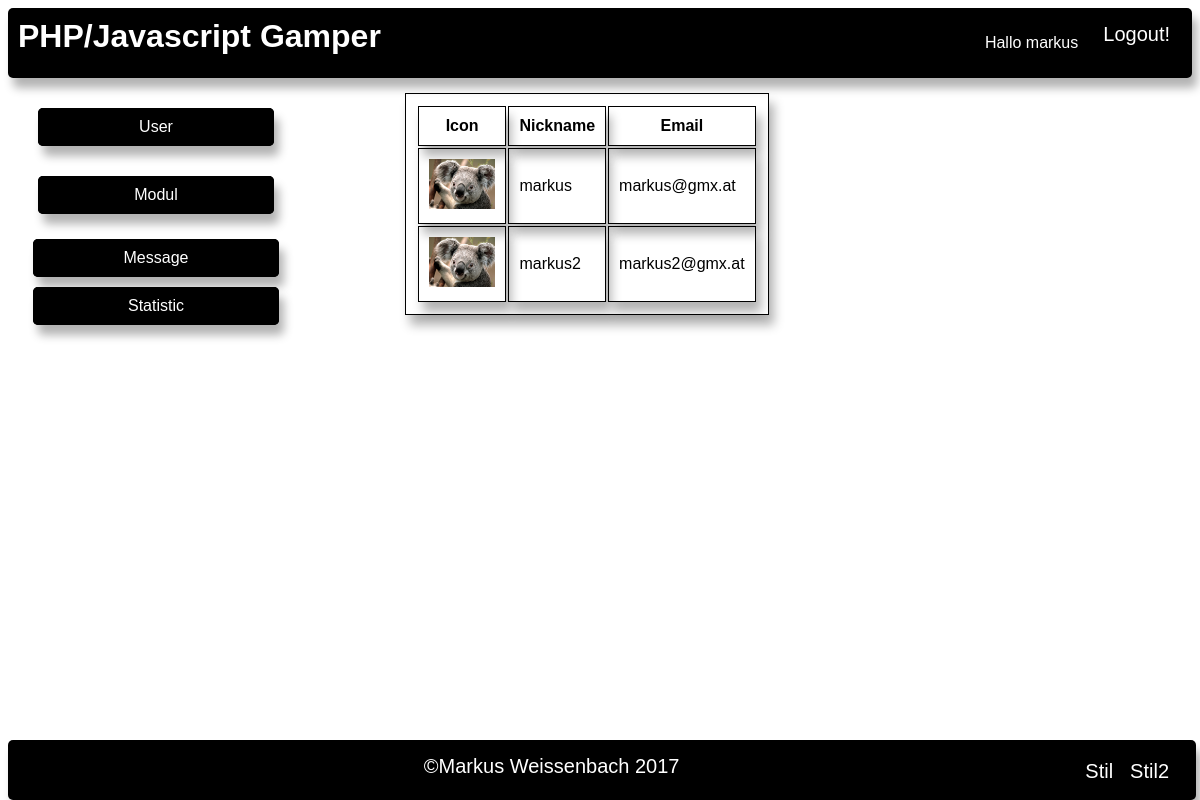
/public/user (signed in), run on an earlier commit of the app's database.
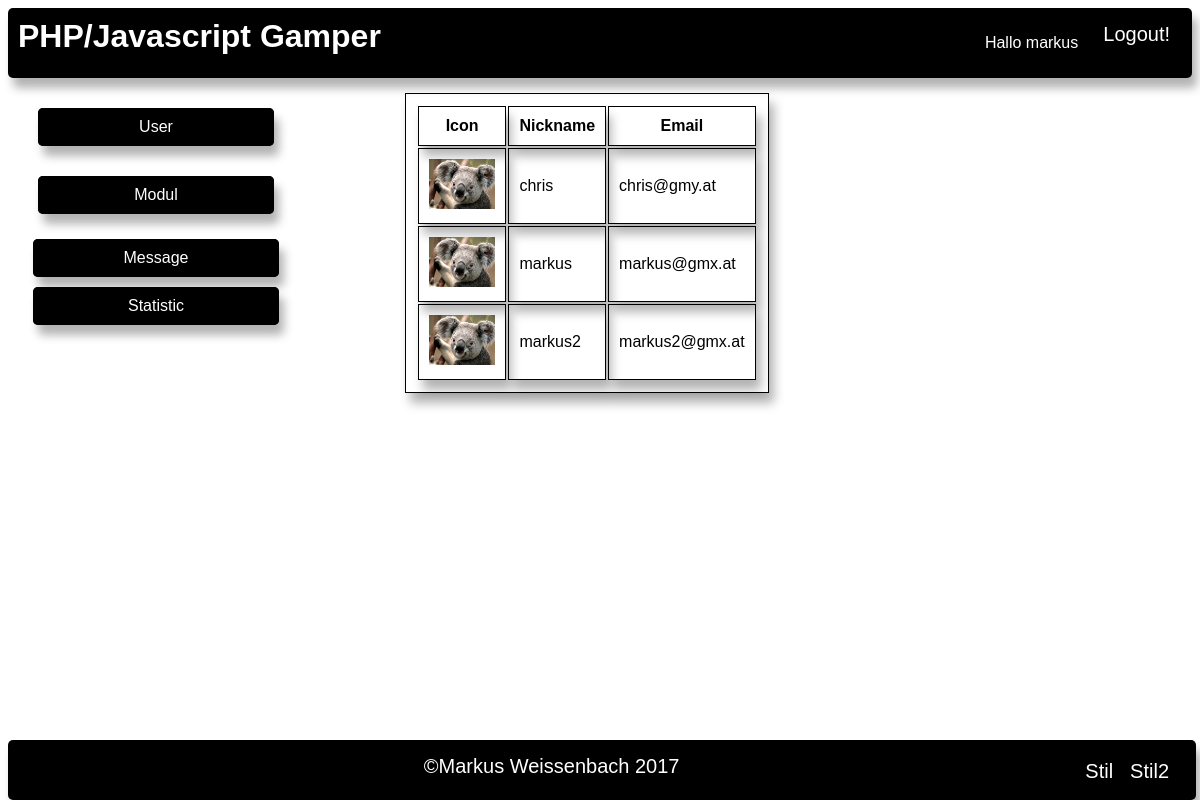
And on a later commit of the database.
### tables this page shows
CREATE TABLE `user` (
  `u_nickname` varchar(20) NOT NULL,
  `u_icon` varchar(50) DEFAULT '../app/models/pictures/userIcons/default.jpg',
  `u_email` varchar(45) NOT NULL,
  `u_password` varchar(256) NOT NULL,
  `u_admin` tinyint(4) DEFAULT '0',
  `u_masterplanViewed` tinyint(4) DEFAULT '0'
);

### app/core/App.php (called while the page is built, shortened)
<?php
class App
{
    protected $controllerChild = 'login';
    protected $method = 'index';
    protected $params = [];
    public function __construct()
    {
        $url = $this->parseUrl();
        if (isset($_SESSION['user']) || isset($url[1]) && $url[1] == 'verarbeitung')
        {
            if (file_exists('../app/controllers/' . $url[0] . '.php'))
            {
                $this->controllerChild = $url[0];
                unset($url[0]);
            } else
                header('Location: http://localhost/mvc/public/home');
            $this->params = $url ? array_values($url) : [];
        } elseif (!$this->urlIstLoginUrl($this->urlToString($url)))
            header('Location: http://localhost/mvc/public/login');
        else
            $this->setControllerChild();
        call_user_func_array([$this->controllerChild, $this->method], $this->params);
    }
    private function parseUrl()
    {
        if (isset($_GET['url']))
        {
            return explode('/', filter_var(rtrim($_GET['url'], '/'), FILTER_SANITIZE_URL));
        }
    }
    private function setControllerChild()
    {
        $this->controllerChild = new $this->controllerChild;
    }
}

### public/index.php (called while the page is built, shortened)
<?php
$app=new App();

### app/core/Database.php (called while the page is built, shortened)
<?php
abstract class Database
{
    private $connectionData = [];
    protected function setDatabaseconnection($host, $user, $password, $database)
    {
        array_push($this->connectionData, $host, $user, $password, $database);
    }
    private function connectWithDatabaseFromArray()
    {
        $connection = new mysqli($this->connectionData[0], $this->connectionData[1], $this->connectionData[2], $this->connectionData[3]);
        if ($connection->connect_error)
        {
            $this->getLogger()->logThis('Connection failed: ' . $connection->connect_error, 2);
            $this->setFehler('Datenbankverbindung fehlgeschlagen!');
            throw new Exception('Connection failed: ' . $connection->connect_error);
        } else
        {
            return $connection;
        }
    }
   private function generalSelectStatement($table, $columnnames, $condition = '', $values = null)
    {
        $databaseconnection = $this->connectWithDatabaseFromArray();
        if (is_array($columnnames))
            $columnnames = implode(', ', $columnnames);
        if (!$statement = $databaseconnection->prepare('SELECT ' . $columnnames . ' FROM ' . $table . ' ' . $condition))
        {
            $this->getLogger()->logThis('Prepare fehlgeschlagen!',2);
            throw new Exception('Prepare fehlgeschlagen!');
        }
        if (!$statement->execute())
        {
            $this->getLogger()->logThis('Statement konnte nicht ausgefuehrt werden: ' . $statement->error, 2);
            throw new Exception('Statement konnte nicht ausgeführt werden: ' . $statement->error);
        }
        if (!$meta = $statement->result_metadata())
        {
            $this->getLogger()->logThis('Spalten (metadaten) konnten nicht geholt werden!', 2);
            throw new Exception('Spalten konnten nicht geholt werden: ' . $statement->error);
        }
        $data = array();
        $refs = array();
        while ($name = $meta->fetch_field())
        {
            $refs[] = &$data[$name->name];
        }
        if (!call_user_func_array(array($statement, 'bind_result'), $refs))
        {
            $this->getLogger()->logThis('Variablen konnten nicht an Resultate gebunden werden', 2);
            throw new Exception('Variablen konnten nicht an Resultate gebunden werden: ' . $stmt->error);
        }
        $row = 0;
        $result = false;
        while ($statement->fetch())
        {
            foreach ($data as $key => $value)
            {
                $result[$row][$key] = $value;
            }
            $row++;
        }
        return $result;
    }
    protected function generalSelectStatementWithCatchedException($table, $columnnames, $condition = '', $values = null)
    {
        try
        {
            return $this->generalSelectStatement($table, $columnnames, $condition, $values);
        } catch (Exception $ex)
        {
            $this->setFehler('Fehler bei der Authentifizierung!');
            return false;
        }
    }
}

### app/models/alexandertechnik.php (called while the page is built, shortened)
<?php
class alexandertechnik extends Database
{
    public function userListAllUsers()
    {
        return $this->generalSelectStatementWithCatchedException('user', array('u_icon','u_nickname','u_email'));
    }
}

### app/views/user/userRow.php (the view)
<td class="img">
    <a href="statistic/methode/<?=  htmlspecialchars($data['u_nickname'])?>"><img src="<?= htmlspecialchars($data['u_icon'])?>" height="50px" alt="Nicht verfuegbar!">
    </a>
</td>
        <td><?= htmlspecialchars($data['u_nickname'])?></td>
        <td><?= htmlspecialchars($data['u_email'])?></td>

### app/views/general/index.php (shortened to what this page needs)
<?php $controller->setCookieForStyle(); ?>
<!DOCTYPE html>
<html>
    <head>
        <?php $this->css(); ?>
        <?php $controller->cookieSytle2CSS(); ?>
    </head>
    <body>
        <div class="header col-12 col-m-12">
            <h1>PHP/Javascript Gamper</h1>
            <?php $controller->loginHeader(); ?>
        </div>
        <div class="row">
            <div class="col-3 col-m-4 menu">
                <ul>
                    <div id="dropdownUser" class = "dropdown" >
                        <li><a href="user">User</a></li>
                    </div>
                    <div id="dropdownModel" class="dropdown">
                        <li><a href = "modul">Modul</a></li>
                    </div>
                    <li><a href = "message">Message</a></li>
                    <li><a href = "statistic">Statistic</a></li>
                </ul>
                <?php $controller->navigation(); ?>
            </div>
            <div id="section" class="col-9 col-m-9">
                <?php $controller->sectionInhalt(); ?>
                <br>
                <div class="col-12"> <?php $controller->fehler(); ?>  </div>
            </div>
        </div>
        <div class="footer col-m-12">
            <p><?php $controller->date(); ?> </p>
            <a href="<?= get_class($this) ?>/setStyle/2"> Stil2</a>
            <a href="<?= get_class($this) ?>/setStyle/1"> Stil </a>
        </div>
    </body>
</html>

### app/core/Controller.php (shortened to what this page needs)
<?php
abstract class Controller
{
    public function index()
    {
        $this->view($this, 'general/index');
    }
    protected function loginHeader()
    {
        echo'<a href="' . get_class($this) . '/logout">Logout!</a><p>Hallo ' . htmlspecialchars($_SESSION['user']) . '</p>';
    }
    protected function view($controllerChild, $view = 'general/index', $data = [])
    {
        require '../app/views/' . $view . '.php';
    }
    protected function date()
    {
        $datum = date("Y");
        echo '&copy;Markus Weissenbach ' . $datum;
    }
    protected function css()
    {
        echo '<link type="text/css" rel="stylesheet" href="../app/views/general/css/responsive.css">
        <link type="text/css" rel="stylesheet" href="../app/views/general/css/style.css">';
    }
}

### app/controllers/user.php
<?php
class user extends Controller
{
    protected function sectionInhalt()
    {
        $this->listAllUsers();
    }
    private function listAllUsers()
    {
        if ($userData = $this->getModel('Alexandertechnik')->userListAllUsers())
        {
            echo '<table>';
            echo '<th>Icon</th><th>Nickname</th><th>Email</th>';
            foreach ($userData as $key => $row)
            {
                echo '<tr>';
                $this->view(null, 'user/userRow', $row);
                echo '</tr>';
            }
            echo '</table>';
        }
    }
}

### app/views/general/css/responsive.css (style rules this page uses)
* { box-sizing: border-box; }
.row::after { content: ""; clear: both; display: block; }
[class*="col-"] { float: left; padding: 15px; }
[class*="col-"] { width: 100%; }
@media only screen and (min-width: 600px) { .col-m-4 { width: 33.33%; } }
@media only screen and (min-width: 600px) { .col-m-9 { width: 75%; } }
@media only screen and (min-width: 600px) { .col-m-12 { width: 100%; } }
@media only screen and (min-width: 768px) { .col-3 { width: 25%; } }
@media only screen and (min-width: 768px) { .col-9 { width: 75%; } }
@media only screen and (min-width: 768px) { .col-12 { width: 100%; } }
html { position: relative; min-height: 100%; }
body { margin-bottom: 60px; }
.footer { position: absolute; bottom: 0%; width: 99%; height: 60px; }

### app/views/general/css/style.css (style rules this page uses)
html ,body { font-family: "Lucida Sans", sans-serif; }
.header { background-color: black; color: white; padding: 10px; box-shadow: 5px 10px 10px rgba(0,0,0,0.30); border-radius: 5px; }
.header h1 { display: inline; }
.header p { float:right; display: inline; }
.header a { font-size: 20px; padding: 5px; margin:auto; margin-right: 7px; margin-left: 20px; float: right; text-decoration: none; color: white; box-shadow: 5px 10px 10px rgba(0,0,0,0.30); }
.menu ul { list-style-type: none; margin: 0; padding: 0; }
.menu li { margin: 10px; background-color :black; color: #ffffff; box-shadow: 5px 10px 10px rgba(0,0,0,0.30); border-radius: 5px; text-align: center; }
.menu a { padding: 10px; background-color: black; display: block; text-decoration: none; color: white; border-radius: 5px; }
.dropdown { padding: 5px; }
#section table, th, td { border: 1px solid black; padding: 10px; box-shadow: 5px 10px 10px rgba(0,0,0,0.30); }
#section table { margin-left: 10%; margin-right: 10%; }
.footer { background-color: black; color: white; text-align: center; font-size: 20px; margin-top: 10px; box-shadow: 5px 10px 10px rgba(0,0,0,0.30); border-radius: 5px; }
.footer p { display: inline; }
.footer a { padding: 5px; margin:auto; margin-right: 7px; float: right; text-decoration: none; color: white; box-shadow: 0 1px 3px rgba(0,0,0,0.12), 0 1px 2px rgba(0,0,0,0.24); }

What changed in the data, as far as the page shows it:
added user: u_icon (placeholder picture), u_nickname "chris", u_email "chris@gmy.at"
